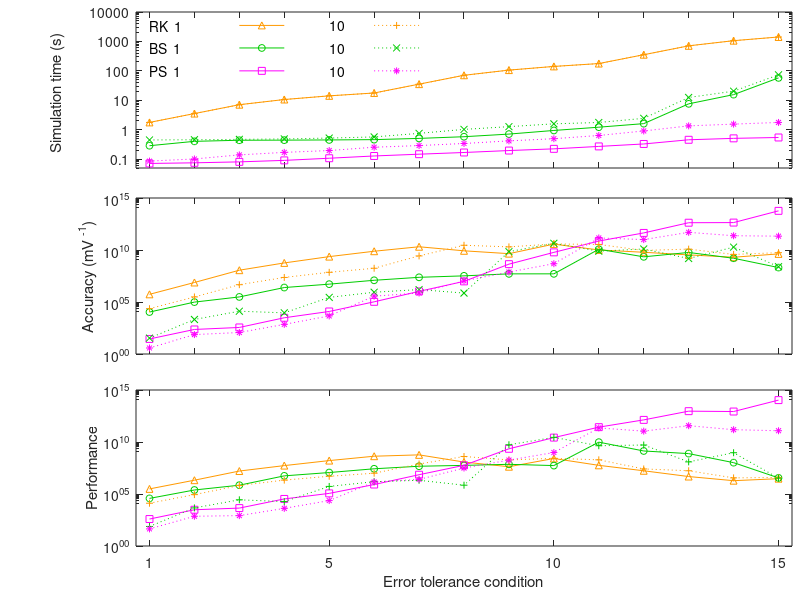

This figure's MATLAB source:
% Analysis and display function for tm injection current simulations
% Written by Dr Robert Stewart for Stewart & Bair, 2009
function [] = tm_inj_analysis()
  disp('Injection current simulation analysis');
  %Set colours and marker sizes 
  rk_c = [1,0.6,0]; bs_c = [0,0.8,0]; ps_c = [1,0.0,1]; msize = 5;  
  
  load tm_inj_results_10_1.mat %Load one spike results
  t_RK1 = t_RK; t_BS1 = t_BS; t_PS1 = t_PS; %Store values
  nrm = sqrt(length(t_ref)); %normalisation for errorbars
  
  %Calculate maximum self-consistency value (comparing conditions 14 and 15)
  RK_self_err1 = mean(abs(all_RK_v(:,15)-all_RK_v(:,14)))
  BS_self_err1 = mean(abs(all_BS_v(:,15)-all_BS_v(:,14)))
  PS_self_err1 = mean(abs(all_PS_v(:,15)-all_PS_v(:,14)))
  
  RK_acc1 = 1./RK_err(1,:); BS_acc1 = 1./BS_err(1,:); PS_acc1 = 1./PS_err(1,:);
  RK_per1 = RK_acc1./mean(t_RK1);
	BS_per1 = BS_acc1./mean(t_BS1);
	PS_per1 = PS_acc1./mean(t_PS1);
  
  load tm_inj_results_10_10.mat %Load 10 spike results
  t_RK10 = t_RK; t_BS10 = t_BS; t_PS10 = t_PS; %Store values
  
  %Calculate maximum self-consistency value (comparing conditions 14 and 15)
  RK_self_err10 = mean(abs(all_RK_v(:,15)-all_RK_v(:,14)))
  BS_self_err10 = mean(abs(all_BS_v(:,15)-all_BS_v(:,14)))
  PS_self_err10 = mean(abs(all_PS_v(:,15)-all_PS_v(:,14)))
  
  RK_acc10 = 1./RK_err(1,:); BS_acc10 = 1./BS_err(1,:); PS_acc10 = 1./PS_err(1,:);
  RK_per10 = RK_acc10./mean(t_RK10);
	BS_per10 = BS_acc10./mean(t_BS10);
	PS_per10 = PS_acc10./mean(t_PS10);

  figure(1); clf; set(gcf,'Position',[400,300,350,450]); subplot(3,1,1)  
  semilogy(mean(t_RK1),'^-','Color',rk_c,'MarkerFaceColor','None','MarkerSize',msize); 
  hold on  
  semilogy(mean(t_BS1),'o-','Color',bs_c,'MarkerFaceColor','None','MarkerSize',msize);
	semilogy(mean(t_PS1),'s-','Color',ps_c,'MarkerFaceColor','None','MarkerSize',msize); 
  semilogy(mean(t_RK10),'+:','Color',rk_c,'MarkerFaceColor','None','MarkerSize',msize); 
  semilogy(mean(t_BS10),'x:','Color',bs_c,'MarkerFaceColor','None','MarkerSize',msize);
	semilogy(mean(t_PS10),'*:','Color',ps_c,'MarkerFaceColor','None','MarkerSize',msize);
  
  axis([0.7, 15.3 5*10^-2 10^4])
	set(gca,'XTick',1:15);
	set(gca,'XTickLabel',[]);
  set(gca,'Position',[0.17,0.72,.82,.26])
	
	set(gca,'YTick',[10^-1,10^0,10^1,10^2,10^3,10^4]);
	set(gca,'YTickLabel',{'0.1','1','10','100','1000','10000'});
	ylabel('Simulation time (s)')
  box on
  pos = get(get(gca,'ylabel'),'Position');
  pos(1) = pos(1)/1.5;
  pos(2) = pos(2)-4;
  set(get(gca,'ylabel'),'Position',pos)

  %Add custom legend
  semilogy(3.5,3500,'^','Color',rk_c,'MarkerFaceColor','None','MarkerSize',msize);
  semilogy([3:4],[3500,3500],'-','Color',rk_c); text(1,3500,'RK  1')
  
  semilogy(6.5,3500,'+','Color',rk_c,'MarkerFaceColor','None','MarkerSize',msize);
  semilogy([6:7],[3500,3500],':','Color',rk_c); text(5,3500,'10')

  semilogy(3.5,600,'o','Color',bs_c,'MarkerFaceColor','None','MarkerSize',msize);
  semilogy([3:4],[600,600],'-','Color',bs_c); text(1,600,'BS  1')
  
  semilogy(6.5,600,'x','Color',bs_c,'MarkerFaceColor','None','MarkerSize',msize);
  semilogy([6:7],[600,600],':','Color',bs_c); text(5,600,'10')
  
  semilogy(3.5,100,'s','Color',ps_c,'MarkerFaceColor','None','MarkerSize',msize);
  semilogy([3:4],[100,100],'-','Color',ps_c); text(1,100,'PS  1')
    
  semilogy(6.5,100,'*','Color',ps_c,'MarkerFaceColor','None','MarkerSize',msize);
  semilogy([6:7],[100,100],':','Color',ps_c); text(5,100,'10')
 
  subplot(3,1,2)
  semilogy(RK_acc1,'^-','Color',rk_c,'MarkerFaceColor','None','MarkerSize',msize); 
  hold on  
  semilogy(BS_acc1,'o-','Color',bs_c,'MarkerFaceColor','None','MarkerSize',msize);
	semilogy(PS_acc1,'s-','Color',ps_c,'MarkerFaceColor','None','MarkerSize',msize); 
  semilogy(RK_acc10,'+:','Color',rk_c,'MarkerFaceColor','None','MarkerSize',msize); 
  hold on  
  semilogy(BS_acc10,'x:','Color',bs_c,'MarkerFaceColor','None','MarkerSize',msize);
	semilogy(PS_acc10,'*:','Color',ps_c,'MarkerFaceColor','None','MarkerSize',msize); 
	set(gca,'XTick',1:15);
	set(gca,'XTickLabel',[]);
  set(gca,'Position',[0.17,0.41,.82,.26])
	axis([0.7, 15.3 10^0 10^15])
	set(gca,'YTick',[10^0,10^5,10^10,10^15]);
	ylabel('Accuracy (mV ^{-1})')
  box on
  
	subplot(3,1,3)
	semilogy(RK_per1,'^-','Color',rk_c,'MarkerFaceColor','None','MarkerSize',msize); 
  hold on  
  semilogy(BS_per1,'o-','Color',bs_c,'MarkerFaceColor','None','MarkerSize',msize);
	semilogy(PS_per1,'s-','Color',ps_c,'MarkerFaceColor','None','MarkerSize',msize); 
  semilogy(RK_per10,'+:','Color',rk_c,'MarkerFaceColor','None','MarkerSize',msize); 
  hold on  
  semilogy(BS_per10,'+:','Color',bs_c,'MarkerFaceColor','None','MarkerSize',msize);
	semilogy(PS_per10,'*:','Color',ps_c,'MarkerFaceColor','None','MarkerSize',msize); 
	set(gca,'XTick',1:15);
  set(gca,'Position',[0.17,0.09,.82,.26])
	xlabel('Error tolerance condition')
	axis([0.7, 15.3 10^0 10^15])
  set(gca,'YTick',[10^0,10^5,10^10,10^15]);
  set(gca,'XTick',[1,5,10,15]);
	ylabel('Performance')
  box on
end